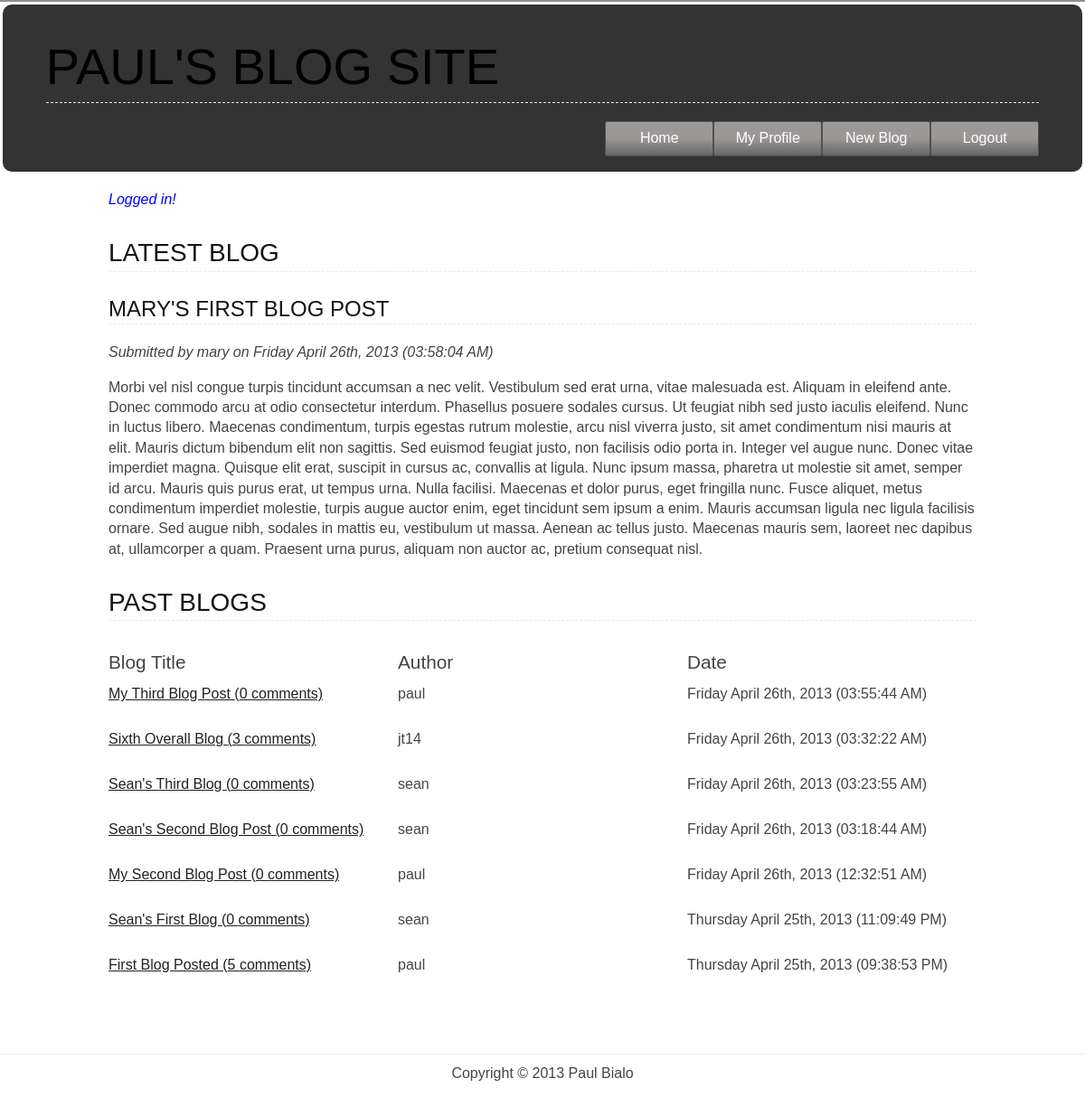
/index.php (signed in), run on the app's committed database.
### tables this page shows
CREATE TABLE IF NOT EXISTS `blogs` (
  `id` int(32) NOT NULL AUTO_INCREMENT,
  `username_id` int(32) NOT NULL,
  `blog_title` varchar(255) NOT NULL,
  `blog_content` longtext NOT NULL,
  `blog_date` int(255) NOT NULL,
  `comments_allowed` tinyint(1) NOT NULL DEFAULT '1',
  PRIMARY KEY (`id`)
);

CREATE TABLE IF NOT EXISTS `users` (
  `id` int(32) NOT NULL AUTO_INCREMENT,
  `username` varchar(128) NOT NULL,
  `password` varchar(255) NOT NULL,
  `email_address` varchar(255) NOT NULL,
  PRIMARY KEY (`id`),
  UNIQUE KEY `username` (`username`)
);

### functions/functions.php (called while the page is built, shortened)
<?php
require "functions/db_pdo.php";
function get_success_messages() {
    $messages_array = '';
    if (isset($_SESSION['success_messages'])) :
        $messages_array = $_SESSION['success_messages'];
    endif;
    return $messages_array;
}
function logged_in(){
	if (empty($_SESSION['id'])) {
		return false;
	}
	else{
		return true;
	}
}
function get_username($id) {
	global $db;
	$query = "SELECT * FROM users WHERE id = ?";
	$stmt = $db->prepare($query);
	$stmt->execute(array($id));
	$user = $stmt->fetch(PDO::FETCH_ASSOC);
	return $user['username'];
}
function get_blogs() {
	global $db;
	$query = "SELECT * FROM blogs ORDER BY blog_date DESC";
	$stmt = $db->query($query);
	$blogs = $stmt->fetchAll(PDO::FETCH_ASSOC);
	return $blogs;
}
function get_comments($blog_id) {
	global $db;
	$query = "SELECT * FROM comments WHERE blog_id = ? ORDER BY comment_date ASC";
	$stmt = $db->prepare($query);
	$stmt->execute(array($blog_id));
	$comments = $stmt->fetchAll(PDO::FETCH_ASSOC);
	return $comments;
}
function count_comments($blog_id){
	$comments = get_comments($blog_id);
	return count($comments);
}

### list_blogs.php (the view, shortened to what this page needs)
<?php
$blogs= get_blogs();
$blog = $blogs[0];
unset($blogs[0]);
?>
<section>
	<h2>Latest Blog</h2>
	<h3><a href="blog.php?blog=<?php echo $blog['id'];?>"><?php echo htmlentities($blog['blog_title'])?></a></h3>
	<div class="blog_subheading">
		<p>Submitted by <?php echo htmlentities(get_username($blog['username_id']))?> on <?php echo date('l\ F jS\,  Y (h:i:s A)',(int)$blog['blog_date']);?> </p>
	</div>
	<p><?php echo htmlentities($blog['blog_content'])?></p>
	<h2>Past Blogs</h2>
	<table>
		<tr>
			<th><h5>Blog Title</h5></th>
			<th><h5>Author</h5></th>
			<th><h5>Date</h5></th>
		</tr>
		<?php foreach ($blogs as $blog):?>
			<tr>
				<td><a href="blog.php?blog=<?php echo $blog['id'];?>"><?php echo htmlentities($blog['blog_title'])?> (<?php echo count_comments($blog['id']);?> comments)</a></td>
				<td><?php echo htmlentities(get_username($blog['username_id']))?></td>
				<td><?php echo date('l\ F jS\,  Y (h:i:s A)',(int)$blog['blog_date']);?></td>
			</tr>
		<?php endforeach; ?>
	</table>
	<br>
</section>

### partials/html_header.php (shortened to what this page needs)
<?php
	echo '
		<!doctype html>
		 <html class="no-js" lang="en">
		<head>
			<meta charset="utf-8">
			<meta http-equiv="X-UA-Compatible" content="IE=edge,chrome=1">
			<title>Paul\'s Blogging Site</title>
			<meta name="description" content="">
			<meta name="keywords" content="" />
			<meta name="author" content="Paul Bialo" />
			<meta name="viewport" content="width=device-width, initial-scale=1, maximum-scale=1">
			<link rel="stylesheet" href="css/base/boilerplate.css" media="screen">
			<link rel="stylesheet" href="css/base/style.css" media="screen">
			<link rel="stylesheet" href="css/base/min-480.css" media="only screen and (min-width: 480px)">
			<link rel="stylesheet" href="css/base/min-768.css" media="only screen and (min-width: 768px)">
			<link rel="stylesheet" href="css/base/desktop.css" media="only screen and (min-width: 1170px)">
			<link rel="stylesheet" href="css/main.css" media="screen">
			<script src="js/libs/modernizr-2.5.3.min.js"></script>
			<!--[if lt IE 9]>
				<script src="http://html5shiv.googlecode.com/svn/trunk/html5.js"></script>
			<![endif]-->
		</head>
	'
;

### index.php (shortened to what this page needs)
<?php
	include "functions/functions.php";
	include "partials/html_header.php";
?>
<body>
	<?php include 'partials/header.php'; ?>
	<section>
		<div class="row">
			<?php
				include 'partials/success_messages.php';
			?>
			<?php
				if (!logged_in()):
			?>
				<h2>Welcome</h2>
				<br>
				<p>Register and login to view blogs!</p>
			<?php
				else:
					include 'list_blogs.php';
				endif;
			?>
	</section>
	<?php
		include 'partials/footer.php';
	?>
</body>
</html>

### partials/header.php (shortened to what this page needs)
<?php
	if (logged_in()): ?>
		<header>
			<h1 id="mainheader">Paul's Blog Site</h1>
			<nav>
				<a href="index.php" class="button">Home</a>
				<a href="edit_profile.php" class="button">My Profile</a>
				<a href="post_blog.php" class="button">New Blog</a>
				<a href="logout.php" class="button">Logout</a>
			</nav>
		</header>
	<?php
	endif;

### partials/success_messages.php
<?php
$messages = get_success_messages();
?>
<div id="success">
	<?php
		echo "<p>".htmlentities($messages)."</p>";
	?>
</div>

### partials/footer.php (shortened to what this page needs)
<footer>
	<p>Copyright © 2013 Paul Bialo</p>
</footer>

### css/base/boilerplate.css (style rules this page uses)
article, aside, details, figcaption, figure, footer, header, hgroup, nav, section { display: block; }
table { border-collapse: collapse; border-spacing: 0; }
td { vertical-align: top; }

### css/base/style.css (style rules this page uses)
body,div,dl,dt,dd,ul,ol,li,h1,h2,h3,h4,h5,h6,pre,form,fieldset,input,textarea,p,blockquote,th,td { margin:0;padding:0; }
table { border-collapse:collapse;border-spacing:0; }
address,caption,cite,code,dfn,th,var { font-style:normal;font-weight:normal; }
caption,th { text-align:left; }
h1,h2,h3,h4,h5,h6 { font-size:100%;font-weight:normal; }
article, aside, dialog, figure, footer, header, hgroup, nav, section { display:block; zoom:1; }
html { font-size: 100%; -webkit-text-size-adjust: 100%; -ms-text-size-adjust: 100%; }
body { border-top:2px solid #8f8d8d; color: #444444; font-family: Geneva, ‘Lucida Sans’, ‘Lucida Grande’, ‘Lucida Sans Unicode’, Verdana, sans-serif; font-size: 1em; line-height: 1.4; margin: 0; }
h1 a, h2 a, h3 a, h4 a, h5 a, h6 a { color:inherit; }
h1,h2,h3,h4 { color: #141414; font-family: Geneva, Tahoma, Verdana, sans-serif; margin:1em 0 0.35em 0; }
h1 { font-size:2em; }
h2 { font-size:1.75em; }
h3 { font-size:1.5em; }
h5 { font-size:1.3em; }
p { margin-bottom: 1em; }
a { color:#222; outline: 0; text-decoration:none; }
a.button { background-image: linear-gradient(bottom, rgb(102,102,102) 0%, rgb(157,152,152) 52%); background-image: -o-linear-gradient(bottom, rgb(102,102,102) 0%, rgb(157,152,152) 52%); background-image: -moz-linear-gradient(bottom, rgb(102,102,102) 0%, rgb(157,152,152) 52%); background-image: -webkit-linear-gradient(bottom, rgb(102,102,102) 0%, rgb(157,152,152) 52%); background-image: -ms-linear-gradient(bottom, rgb(102,102,102) 0%, rgb(157,152,152) 52%); background-image: -webkit-gradient( linear, left bottom, left top, color-stop(0, rgb(102,102,102)), color-stop(0.52, rgb(157,152,152)) ); border:1px solid #535050; color: #FFFFFF; display: inline-block; float: left; margin-bottom: 10px; outline: 0 none; padding: 7px 15px 7px; width: auto; -moz-border-radius: 3px; -webkit-border-radius: 3px; border-radius: 2px; }
textarea, input, .button { -webkit-box-sizing: border-box; -moz-box-sizing: border-box; box-sizing: border-box; }
.row { height: auto; overflow: auto; }
header { background: #333333; height: 200px; padding-top: 30px; text-align: center; }
h1,h2,h3,h4 { border-bottom: 1px dashed #EBEBEB; margin-bottom: 20px; text-transform: uppercase; }
.row { border-top: 1px solid #EBEBEB; margin: 10px 0; padding: 10px 0; }
.row:first-child { border-top: 0px solid #EBEBEB; }
footer { border-top: 1px solid #EBEBEB; clear: both; margin: 10px 0; padding: 10px 0; }

### css/main.css (style rules this page uses)
header { height: 155px; width: 99.5%; border-radius: 10px; margin: 0.25%; }
footer { text-align: center; }
nav { float:right; margin-right: 4%; }
nav .button { padding: 7px 15px 7px; width: 120px; }
.row { margin-left:10%; margin-right:10%; }
.blog_subheading { font-style: italic; }
#mainheader { text-align:left; color:black; margin-left: 4%; margin-right: 4%; font-size: 3.5em; margin-top: 0; }
#success { color: blue; font-style: italic; }
table { width: 100%; }
tr, th { height: 50px; }
td { width: 33%; }
td a { text-decoration: underline; }

### data on the page
blogs: blog_title "MARY'S FIRST BLOG POST", username.username "mary", blog_date "Friday April 26th, 2013 (03:58:04 AM)", blog_content "Morbi vel nisl congue turpis tincidunt accumsan a nec velit. Vestibulum sed erat urna, vitae malesuada est. Aliquam in eleifend ante. Donec commodo arcu at odio consectetur interdum. Phasellus posuere sodales cursus. Ut feugiat nibh sed justo iaculis eleifend. Nunc in luctus libero. Maecenas condimentum, turpis egestas rutrum molestie, arcu nisl viverra justo, sit amet condimentum nisi mauris at elit. Mauris dictum bibendum elit non sagittis. Sed euismod feugiat justo, non facilisis odio porta in. Integer vel augue nunc. Donec vitae imperdiet magna. Quisque elit erat, suscipit in cursus ac, convallis at ligula. Nunc ipsum massa, pharetra ut molestie sit amet, semper id arcu. Mauris quis…"
blogs: blog_title "My Third Blog Post", id "0", username.username "paul", blog_date "Friday April 26th, 2013 (03:55:44 AM)"
blogs: blog_title "Sixth Overall Blog", id "3", username.username "jt14", blog_date "Friday April 26th, 2013 (03:32:22 AM)"
blogs: blog_title "Sean's Third Blog", id "0", username.username "sean", blog_date "Friday April 26th, 2013 (03:23:55 AM)"
blogs: blog_title "Sean's Second Blog Post", id "0", username.username "sean", blog_date "Friday April 26th, 2013 (03:18:44 AM)"
blogs: blog_title "My Second Blog Post", id "0", username.username "paul", blog_date "Friday April 26th, 2013 (12:32:51 AM)"
blogs: blog_title "Sean's First Blog", id "0", username.username "sean", blog_date "Thursday April 25th, 2013 (11:09:49 PM)"
blogs: blog_title "First Blog Posted", id "5", username.username "paul", blog_date "Thursday April 25th, 2013 (09:38:53 PM)"

### other printed values
$messages "Logged in!"
